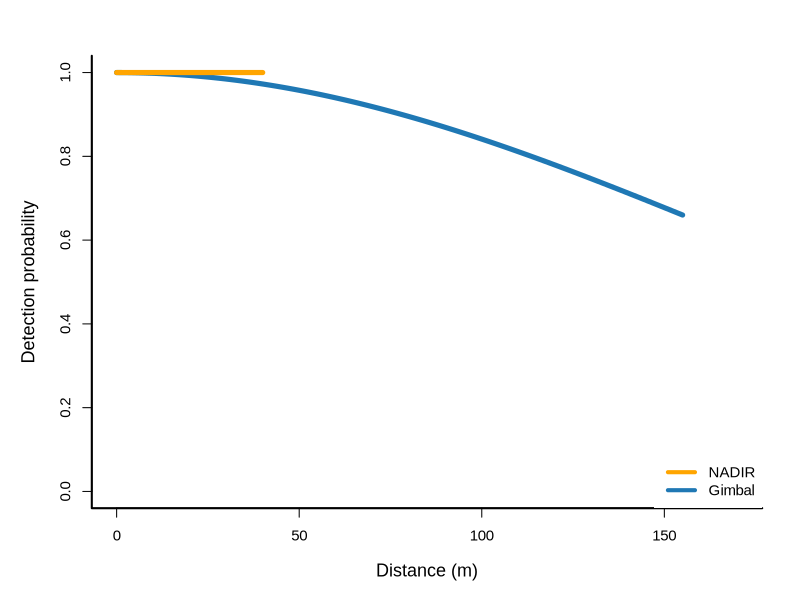

Reproduce this figure in R.
# Load necessary library
library(grDevices)
library(RColorBrewer)
library(here)

# Function to compute detectability values
compute_detectability <- function(key.function, scale.param, shape.param, truncation) {
  distances <- seq(0, truncation, length.out = 100)
  if (key.function == "hn") {
    detectability <- exp(-distances^2 / (2 * scale.param^2))
  } else if (key.function == "uf") {
    detectability <- rep(scale.param, length(distances))
  } else {
    stop("Unsupported key function")
  }
  data.frame(distance = distances, detectability = detectability)
}

# Generate data for each detection function
detect_H_data <- compute_detectability("hn", 140, NULL, 500)
detect_FW2_data <- compute_detectability("hn", 170, NULL, 110)
detect_FWG_data <- compute_detectability("hn", 170, NULL, 155)
detect_uf_data <- compute_detectability("uf", 1, NULL, 40)

# Define custom colors
custom_colors <- c("orange", "#1f78b4")

# Set the output file path using the here package
output_path <- here("Output", "Plots", "quadcopterDetectability_plot.tiff")

# Open a TIFF device with square dimensions
tiff(filename = output_path, width = 1500, height = 1500, units = "px", res = 300)

# Set graphical parameters for A4 size
par(mar = c(5, 5, 3, 2) + 0.1, cex = 0.9, cex.lab = 1.2, cex.axis = 1, lwd = 2, bty = "l", family = "Arial")

# Plot the data
plot(detect_FWG_data$distance, detect_FWG_data$detectability, type = "l", col = custom_colors[2], lwd = 5,
     xlim = c(0, 170), ylim = c(0, 1), xlab = "Distance (m)", ylab = "Detection probability")

# Plot the additional line
lines(detect_uf_data$distance, detect_uf_data$detectability, col = custom_colors[1], lwd = 5)

# Add a legend
legend("bottomright", legend = c("NADIR","Gimbal"), col = custom_colors, lty = c(1, 1), lwd = 4,
       cex = 1, box.lwd = 1, box.col = "NA", bg = "white")

# Close the TIFF device
dev.off()
